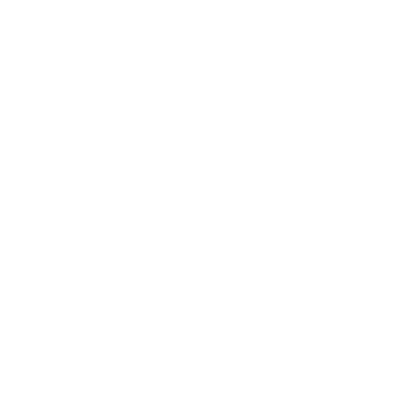
Frame 1 (no input)
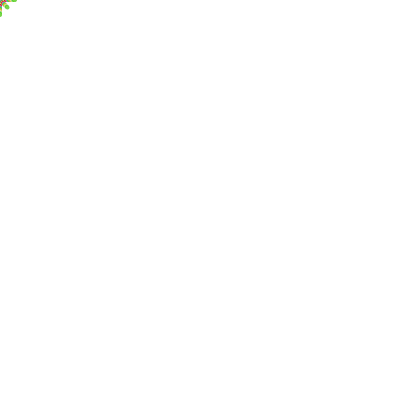
Frame 60 (the mouse pressed at the canvas centre just before this capture)
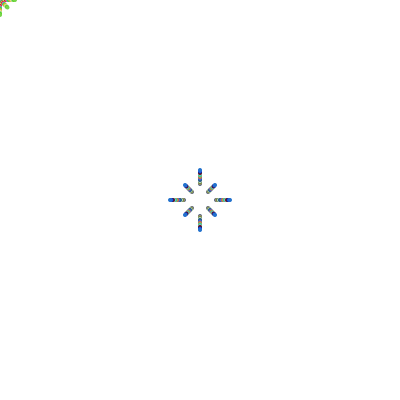
Frame 120 (the mouse held since frame 60 and released just before this capture)

The Processing sketch that drew these frames (run headless with seeded random() and noise(); from frame 60 on, the mouse is pressed at the canvas centre):

// Processing sketch: processing_109117
// ── processing_109117.pde

float x;
float y;
float f;
float e;
float diam;
int r;
int g;
int b;
int a;
int counter;
int state;

void setup() {
  size(400, 400);
  background(255);
  noCursor();
  fill(0);
  noStroke();

  state = 0;
  f = 0;
  e = 0;
}

void draw() {
  counter++;
  diam = 4;
  x = mouseX;
  y = mouseY;
  r = int(random(255));
  g = int(random(255));
  b = int(random(255));
  a = int(random(255));

  if (counter > 3) {
    counter = 0;
    state++;
    f = f + .5;
    e = e + .5;
    if (f > 25){
      f = 0;
    }
    if (e > 25){
      e = 0;
    }
  
   fill(r,g,b);
   ellipse(x + f, y + e, diam, diam);
   ellipse(x - f, y - e, diam, diam);
   ellipse(x + f, y - e, diam, diam);
   ellipse(x - f, y + e, diam, diam);
   ellipse(x + f*2, y, diam, diam);
   ellipse(x, y + e*2, diam, diam);
   ellipse(x - f*2, y, diam, diam);
   ellipse(x, y - e*2, diam, diam);
    
  }
  if (state > 50){
    state = 0;
    background(255);
  }
  
}
